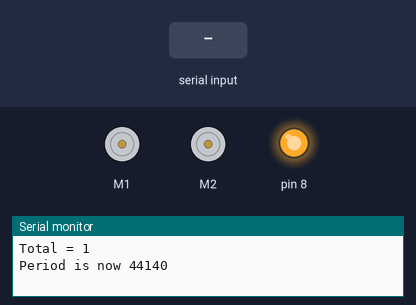
Simulated run of this sketch. Board: Arduino Uno, built with avr-gcc and run on an emulated ATmega328P. Shown: 2 × DC motor (green arrow = forward, orange = backward, longer = faster), output pins drawn as LEDs (lit = HIGH), the last lines printed to the serial monitor. The test bench sets the inputs (shaded band). Random numbers use the default seed unless the sketch sets one; the modem accepts every AT command (registered, SIM ready, sends succeed) and sends nothing else.

Above: at 2.9 s.
3.0 s: "O\n" received over the second serial link
6.0 s: "K\n" received over the second serial link
At 45.2 s:
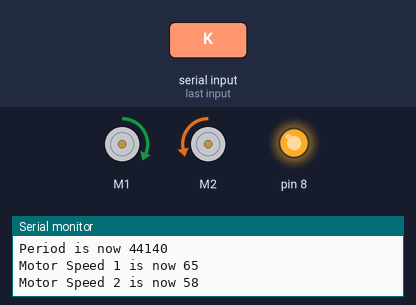
Timing chart, 0 to 45.7 s (numbered marks = the images above; inputs shaded):
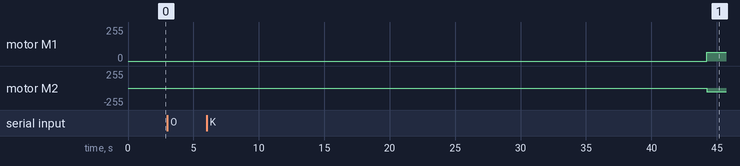

The sketch:

motor_pocket_change.ino
```cpp
/*
  This is a test sketch for the Adafruit assembled Motor Shield for Arduino v2
  It won't work with v1.x motor shields! Only for the v2's with built in PWM
  control

  For use with the Adafruit Motor Shield v2
  ---->  http://www.adafruit.com/products/1438
*/

#include <Wire.h>
#include <Adafruit_MotorShield.h>

#include <SoftwareSerial.h>

SoftwareSerial BTserial(10, 11); // RX | TX

// Create the motor shield object with the default I2C address
Adafruit_MotorShield AFMS = Adafruit_MotorShield();
// Or, create it with a different I2C address (say for stacking)
// Adafruit_MotorShield AFMS = Adafruit_MotorShield(0x61);

// Select which 'port' M1, M2, M3 or M4. In this case, M1
Adafruit_DCMotor *myMotor = AFMS.getMotor(1);
// You can also make another motor on port M2
Adafruit_DCMotor *myOtherMotor = AFMS.getMotor(2);

char c = ' ';
char lineBuffer[100];
char subBuffer[30];
int index = 0;
int index2 = 0;
int total = 0;
bool capture = false;
String send = "";

unsigned long previousMillis = 0;  //will store last time LED was blinked
unsigned long period = 2000;
unsigned long motorSpeeds[] = {50, 50};

boolean phaseOneOn = true;
boolean phaseTwoOn = false;
boolean phaseThreeOn = false;

void delayAndRead()
{
  delay(50);
  while (BTserial.available())
  {
    c = BTserial.read();
  }
  delay(100);
}

void initHC05ToInq()
{
  BTserial.println("AT+CMODE=1");// Enable connect to any device
  delayAndRead();
  BTserial.println("AT+ROLE=1");// Set to master in order to enable scanning
  delayAndRead();
  BTserial.println("AT+INQM=1,50,5");//RSSI, Max 10 devices, ~30s
  delayAndRead();
  BTserial.println("AT+CLASS=0");// Disable COD filter
  delayAndRead();
  BTserial.println("AT+INIT");// Init.
  delayAndRead();
}

void initMessage()
{
  send = "Bluetooth1;{\"state\":{\"reported\":{\"devices\":[";
}


void setup() {
  pinMode(8, OUTPUT);
  digitalWrite(8, HIGH);
  Serial.begin(9600);           // set up Serial library at 9600 bps

  // HC-05 default serial speed for AT mode is 38400
  BTserial.begin(38400);

  // Wait for hardware to initialize
  delay(1000);

  // Set correct states for inq
  initHC05ToInq();

  // Start inq
  initMessage();
  BTserial.println("AT+INQ");

  AFMS.begin();  // create with the default frequency 1.6KHz

  myMotor->setSpeed(motorSpeeds[0]);
  myOtherMotor->setSpeed(motorSpeeds[1]);
}

void readBuffer() {

  // Keep reading from HC-05 and send to Arduino Serial Monitor
  if (BTserial.available())
  {
    // Read character and append into buffer
    c = BTserial.read();
    lineBuffer[index] = c;
    index++;

    // When line ends
    if (c == '\n')
    {
      // Remove line end characters from buffer
      lineBuffer[index - 1] = 0; // \r\n

      // Reset buffer index for next line
      index = 0;

      if (lineBuffer[0] == 'O' && lineBuffer[1] == 'K')
      {
        // Finish message
        send += "]}}}";
        // DEBUG / TODO actually send this message
        if (total > 0)
        {
          Serial.print("Total = ");
          Serial.println(total);
          period = map(total, 0, 50, 45000, 2000);
          Serial.print("Period is now ");
          Serial.println(period);
          motorSpeeds[0] = map(total, 0, 50, 65, 100);
          motorSpeeds[1] = random(motorSpeeds[0] - 10, motorSpeeds[1] + 10);
          Serial.print("Motor Speed 1 is now ");
          Serial.println(motorSpeeds[0]);
          Serial.print("Motor Speed 2 is now ");
          Serial.println(motorSpeeds[1]);
          Serial.println(send);
        }
        // Restart INQ
        BTserial.println("AT+INQ");
        total = 0;
        initMessage();
      }
      else
      {
        capture = false;
        index2 = 0;
        for (index = 0; index < 30; index++)
        {
          if (!capture)
          {
            if (lineBuffer[index] == ':')
            {
              capture = true;
            }
          }
          else
          {
            subBuffer[index2] = lineBuffer[index];
            if (lineBuffer[index] == ',')
            {
              subBuffer[index2] = 0;
              break;
            }
            index2++;
          }
        }
        index = 0;

        // Add this line buffer
        String str((char*)subBuffer);

        if (send.indexOf(str) <= 0)
        {
          // If not first then add comma
          if (total > 0)
          {
            send += ",";
          }

          send += "\"";
          send += str;
          send += "\"";
          // Keep count
          total++;
        }
      }
    }
  }
}

void loop() {
  unsigned long currentMillis = millis();
  readBuffer();
  if (currentMillis - previousMillis >= period) {
    if (phaseOneOn) {
      Serial.println("Phase One!");
      myMotor->run(FORWARD);
      myOtherMotor->run(BACKWARD);
      phaseOneOn = false;
      phaseTwoOn = true;
    } else if (phaseTwoOn) {
      Serial.println("Phase Two!");
      myMotor->run(RELEASE);
      myOtherMotor->run(RELEASE);
      phaseTwoOn = false;
      phaseThreeOn = true;
    } else if (phaseThreeOn) {
      Serial.println("Phase Three!");
      myMotor->run(BACKWARD);  // run in reverse
      myOtherMotor->run(FORWARD);
      phaseThreeOn = false;
      phaseOneOn = true;
    }
    myMotor->setSpeed(motorSpeeds[0]);
    myOtherMotor->setSpeed(motorSpeeds[1]);
    previousMillis = currentMillis;
  }


}
```
